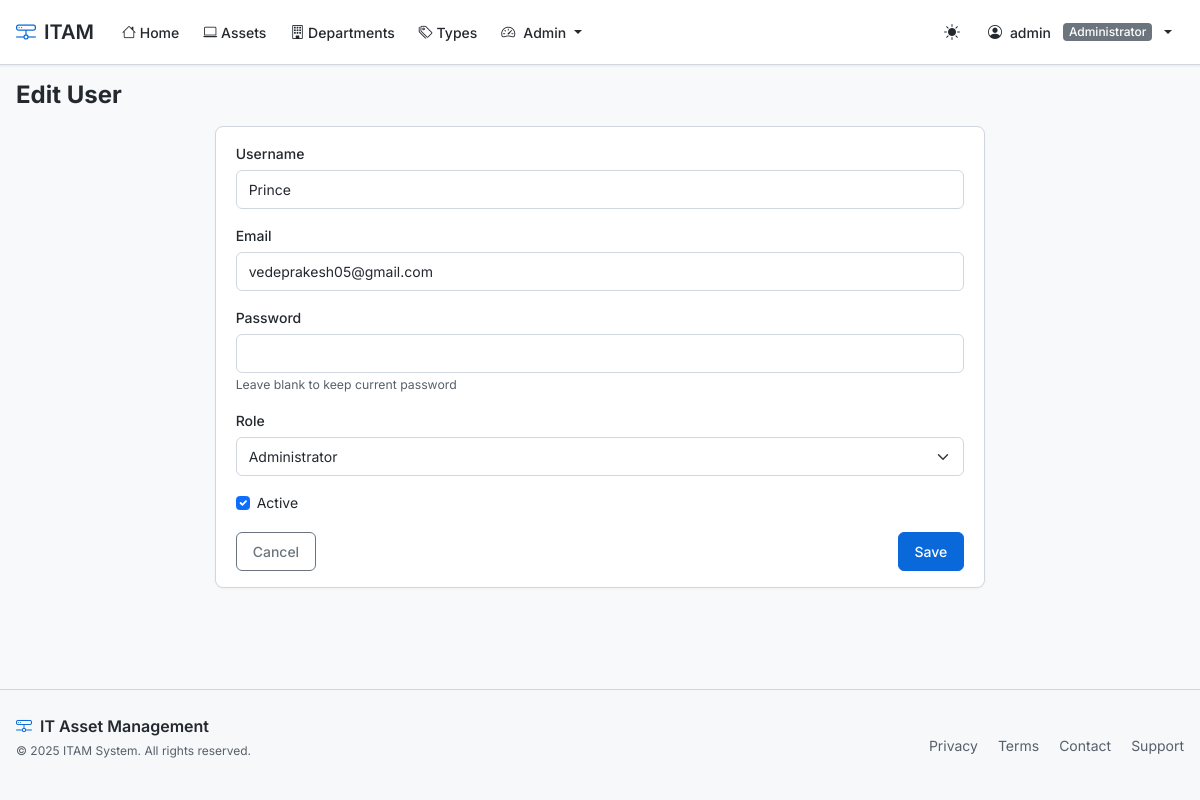
The page /users/2/edit (signed in) on the database its author committed.
### app/models/models.py (models this page shows, shortened)
class User(UserMixin, db.Model):
    __tablename__ = 'users'
    id = db.Column(db.Integer, primary_key=True)
    username = db.Column(db.String(64), unique=True, index=True)
    email = db.Column(db.String(120), unique=True, index=True)
    password_hash = db.Column(db.String(128))
    role_id = db.Column(db.Integer, db.ForeignKey('roles.id'))
    is_admin = db.Column(db.Boolean, default=False)
    is_active = db.Column(db.Boolean, default=True)
    last_login = db.Column(db.DateTime, default=datetime.utcnow)
    created_at = db.Column(db.DateTime, default=datetime.utcnow)
    @property
    def password(self):
        raise AttributeError('password is not a readable attribute')
    def can(self, perm):
        return self.role is not None and self.role.has_permission(perm)
    def is_administrator(self):
        return self.can(Permission.ADMIN)

class Role(db.Model):
    __tablename__ = 'roles'
    id = db.Column(db.Integer, primary_key=True)
    name = db.Column(db.String(64), unique=True)
    default = db.Column(db.Boolean, default=False, index=True)
    permissions = db.Column(db.Integer)
    users = db.relationship('User', backref='role', lazy='dynamic')
    def has_permission(self, perm):
        return self.permissions & perm == perm

### app/routes/main.py (the view, shortened to what this page needs)
@main_bp.route('/users/<int:id>/edit', methods=['GET', 'POST'])
@login_required
@admin_required
def edit_user(id):
    user = User.query.get_or_404(id)
    form = UserForm(obj=user)
    form.user_id = user.id
    return render_template('admin/user_form.html', form=form, user=user, title='Edit User')

### app/forms/forms.py (shortened to what this page needs)
class UserForm(FlaskForm):
    username = StringField('Username', validators=[DataRequired(), Length(min=3, max=64)])
    email = StringField('Email', validators=[DataRequired(), Email(), Length(max=120)])
    password = PasswordField('Password', validators=[Optional(), Length(min=8)])
    role = SelectField('Role', coerce=int)
    is_active = BooleanField('Active')
    submit = SubmitField('Save')
    def __init__(self, *args, **kwargs):
        super(UserForm, self).__init__(*args, **kwargs)
        self.role.choices = [(role.id, role.name) for role in Role.query.order_by(Role.name).all()]

### app/models/models.py (called while the page is built)
@login_manager.user_loader
def load_user(user_id):
    return User.query.get(int(user_id))

### app/routes/main.py (called while the page is built)
def admin_required(f):
    @wraps(f)
    def decorated_function(*args, **kwargs):
        if not current_user.is_authenticated or not current_user.is_admin:
            abort(403)
        return f(*args, **kwargs)
    return decorated_function

### app/templates/admin/user_form.html (shortened to what this page needs)
{% extends "base.html" %}
{% block content %}
<div class="d-flex justify-content-between align-items-center mb-3">
    <h1 class="fs-4 fw-bold mb-0">{{ title }}</h1>
</div>
<div class="row">
    <div class="col-md-8 mx-auto">
        <div class="card">
            <div class="card-body">
                <form method="POST" action="">
                    <div class="mb-3">
                        {{ form.username.label(class="form-label") }}
                        {{ form.username(class="form-control" + (" is-invalid" if form.username.errors else "")) }}
                    </div>
                    <div class="mb-3">
                        {{ form.email.label(class="form-label") }}
                        {{ form.email(class="form-control" + (" is-invalid" if form.email.errors else "")) }}
                    </div>
                    <div class="mb-3">
                        {{ form.password.label(class="form-label") }}
                        {{ form.password(class="form-control" + (" is-invalid" if form.password.errors else "")) }}
                        {% if user %}
                        <small class="form-text text-muted">Leave blank to keep current password</small>
                        {% endif %}
                    </div>
                    <div class="mb-3">
                        {{ form.role.label(class="form-label") }}
                        {{ form.role(class="form-select" + (" is-invalid" if form.role.errors else "")) }}
                    </div>
                    <div class="mb-3 form-check">
                        {{ form.is_active(class="form-check-input") }}
                        {{ form.is_active.label(class="form-check-label") }}
                    </div>
                    <div class="d-flex justify-content-between">
                        <a href="{{ url_for('main.users') }}" class="btn btn-outline-secondary">Cancel</a>
                        {{ form.submit(class="btn btn-primary") }}
                    </div>
                </form>
            </div>
        </div>
    </div>
</div>
{% endblock %}

### app/templates/base.html (shortened to what this page needs)
<!DOCTYPE html>
<html lang="en">
<head>
    <link href="https://cdn.jsdelivr.net/npm/bootstrap@5.3.2/dist/css/bootstrap.min.css" rel="stylesheet">
    <link rel="stylesheet" href="https://cdn.jsdelivr.net/npm/bootstrap-icons@1.11.1/font/bootstrap-icons.css">
    <link rel="stylesheet" href="{{ url_for('static', filename='css/style.css') }}">
</head>
<body>
    <header>
        <nav class="navbar navbar-expand-lg">
            <div class="container">
                <a class="navbar-brand" href="{{ url_for('main.index') }}">
                    <i class="bi bi-hdd-network"></i>
                    ITAM
                </a>
                <div class="collapse navbar-collapse" id="navbarNav">
                    <ul class="navbar-nav me-auto">
                        <li class="nav-item">
                            <a class="nav-link {% if request.path == url_for('main.index') %}active{% endif %}" href="{{ url_for('main.index') }}">
                                <i class="bi bi-house"></i> Home
                            </a>
                        </li>
                        {% if current_user.is_authenticated and current_user.can(Permission.VIEW) %}
                        <li class="nav-item">
                            <a class="nav-link {% if request.path.startswith('/assets') %}active{% endif %}" href="{{ url_for('main.assets') }}">
                                <i class="bi bi-laptop"></i> Assets
                            </a>
                        </li>
                        <li class="nav-item">
                            <a class="nav-link {% if request.path.startswith('/departments') %}active{% endif %}" href="{{ url_for('main.departments') }}">
                                <i class="bi bi-building"></i> Departments
                            </a>
                        </li>
                        <li class="nav-item">
                            <a class="nav-link {% if request.path.startswith('/asset_types') %}active{% endif %}" href="{{ url_for('main.asset_types') }}">
                                <i class="bi bi-tags"></i> Types
                            </a>
                        </li>
                        {% endif %}
                        {% if current_user.is_authenticated and current_user.is_administrator() %}
                        <li class="nav-item dropdown">
                            <a class="nav-link dropdown-toggle" href="#" role="button" data-bs-toggle="dropdown">
                                <i class="bi bi-speedometer2 me-2"></i>Admin
                            </a>
                        </li>
                        {% endif %}
                    </ul>
                    <ul class="navbar-nav align-items-center">
                        <li class="nav-item me-2">
                            <button class="theme-toggle" id="theme-toggle" aria-label="Toggle theme">
                                <i class="bi bi-sun-fill"></i>
                            </button>
                        </li>
                        {% if current_user.is_authenticated %}
                        <li class="nav-item dropdown">
                            <a class="nav-link dropdown-toggle d-flex align-items-center gap-2" href="#" id="userDropdown" role="button" data-bs-toggle="dropdown">
                                <i class="bi bi-person-circle"></i>
                                <span>{{ current_user.username }}</span>
                                {% if current_user.role %}
                                <span class="badge bg-secondary ms-1">{{ current_user.role.name }}</span>
                                {% endif %}
                            </a>
                        </li>
                        {% endif %}
                    </ul>
                </div>
            </div>
        </nav>
    </header>
    <main class="container mt-3">
        {% block content %}{% endblock %}
    </main>
    <footer class="footer">
        <div class="container">
            <div class="footer-content">
                <div>
                    <div class="footer-brand">
                        <i class="bi bi-hdd-network"></i>
                        IT Asset Management
                    </div>
                    <p class="copyright mt-1">© 2025 ITAM System. All rights reserved.</p>
                </div>
                <div class="footer-links">
                    <a href="#" class="footer-link">Privacy</a>
                    <a href="#" class="footer-link">Terms</a>
                    <a href="#" class="footer-link">Contact</a>
                    <a href="#" class="footer-link">Support</a>
                </div>
            </div>
        </div>
    </footer>
</body>
</html>

### rows shown on the page
User: username "admin"
Role: role.name "Administrator"
User: username "Prince", email "vedeprakesh05@gmail.com", role "Administrator", is_active "☑"

### other values the page prints
{{ title }} "Edit User"
